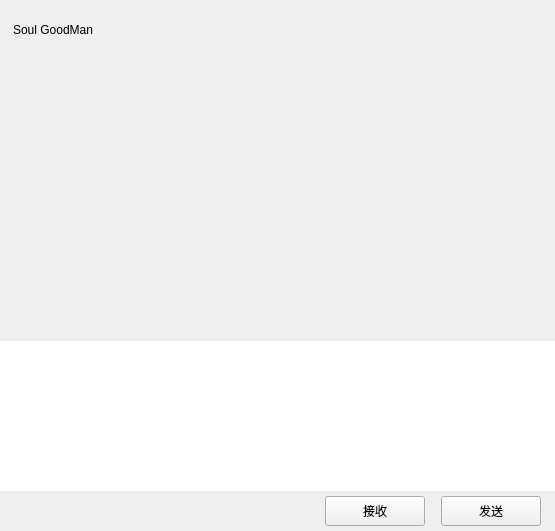
<?xml version="1.0" encoding="UTF-8"?>
<ui version="4.0">
 <class>ChatPage</class>
 <widget class="QWidget" name="ChatPage">
  <property name="geometry">
   <rect>
    <x>0</x>
    <y>0</y>
    <width>555</width>
    <height>531</height>
   </rect>
  </property>
  <property name="windowTitle">
   <string>Form</string>
  </property>
  <layout class="QVBoxLayout" name="verticalLayout">
   <property name="spacing">
    <number>0</number>
   </property>
   <property name="leftMargin">
    <number>0</number>
   </property>
   <property name="topMargin">
    <number>0</number>
   </property>
   <property name="rightMargin">
    <number>0</number>
   </property>
   <property name="bottomMargin">
    <number>0</number>
   </property>
   <item>
    <widget class="QWidget" name="chat_data_wid" native="true">
     <property name="sizePolicy">
      <sizepolicy hsizetype="Expanding" vsizetype="Expanding">
       <horstretch>0</horstretch>
       <verstretch>0</verstretch>
      </sizepolicy>
     </property>
     <layout class="QVBoxLayout" name="verticalLayout_2">
      <property name="spacing">
       <number>0</number>
      </property>
      <property name="leftMargin">
       <number>0</number>
      </property>
      <property name="topMargin">
       <number>0</number>
      </property>
      <property name="rightMargin">
       <number>0</number>
      </property>
      <property name="bottomMargin">
       <number>0</number>
      </property>
      <item>
       <widget class="QWidget" name="title_wid" native="true">
        <property name="minimumSize">
         <size>
          <width>0</width>
          <height>60</height>
         </size>
        </property>
        <property name="maximumSize">
         <size>
          <width>16777215</width>
          <height>60</height>
         </size>
        </property>
        <layout class="QVBoxLayout" name="verticalLayout_3">
         <property name="leftMargin">
          <number>11</number>
         </property>
         <property name="topMargin">
          <number>2</number>
         </property>
         <property name="rightMargin">
          <number>2</number>
         </property>
         <property name="bottomMargin">
          <number>2</number>
         </property>
         <item>
          <widget class="QWidget" name="widget" native="true">
           <layout class="QHBoxLayout" name="horizontalLayout_3">
            <property name="leftMargin">
             <number>2</number>
            </property>
            <property name="topMargin">
             <number>2</number>
            </property>
            <property name="rightMargin">
             <number>2</number>
            </property>
            <property name="bottomMargin">
             <number>2</number>
            </property>
            <item>
             <widget class="QLabel" name="title_lb">
              <property name="text">
               <string>Soul GoodMan</string>
              </property>
             </widget>
            </item>
           </layout>
          </widget>
         </item>
        </layout>
       </widget>
      </item>
      <item>
       <widget class="ChatView" name="chat_data_list" native="true"/>
      </item>
      <item>
       <widget class="QWidget" name="tool_wid" native="true">
        <property name="minimumSize">
         <size>
          <width>0</width>
          <height>40</height>
         </size>
        </property>
        <property name="maximumSize">
         <size>
          <width>16777215</width>
          <height>40</height>
         </size>
        </property>
        <layout class="QHBoxLayout" name="horizontalLayout_5">
         <property name="leftMargin">
          <number>2</number>
         </property>
         <property name="topMargin">
          <number>2</number>
         </property>
         <property name="rightMargin">
          <number>2</number>
         </property>
         <property name="bottomMargin">
          <number>2</number>
         </property>
         <item>
          <spacer name="horizontalSpacer_7">
           <property name="orientation">
            <enum>Qt::Horizontal</enum>
           </property>
           <property name="sizeType">
            <enum>QSizePolicy::Fixed</enum>
           </property>
           <property name="sizeHint" stdset="0">
            <size>
             <width>5</width>
             <height>20</height>
            </size>
           </property>
          </spacer>
         </item>
         <item>
          <widget class="ClickedLabel" name="emo_lb">
           <property name="minimumSize">
            <size>
             <width>25</width>
             <height>25</height>
            </size>
           </property>
           <property name="maximumSize">
            <size>
             <width>25</width>
             <height>25</height>
            </size>
           </property>
           <property name="text">
            <string/>
           </property>
          </widget>
         </item>
         <item>
          <spacer name="horizontalSpacer_6">
           <property name="orientation">
            <enum>Qt::Horizontal</enum>
           </property>
           <property name="sizeType">
            <enum>QSizePolicy::Fixed</enum>
           </property>
           <property name="sizeHint" stdset="0">
            <size>
             <width>5</width>
             <height>20</height>
            </size>
           </property>
          </spacer>
         </item>
         <item>
          <widget class="ClickedLabel" name="file_lb">
           <property name="minimumSize">
            <size>
             <width>30</width>
             <height>30</height>
            </size>
           </property>
           <property name="maximumSize">
            <size>
             <width>30</width>
             <height>30</height>
            </size>
           </property>
           <property name="text">
            <string/>
           </property>
          </widget>
         </item>
         <item>
          <spacer name="horizontalSpacer_5">
           <property name="orientation">
            <enum>Qt::Horizontal</enum>
           </property>
           <property name="sizeHint" stdset="0">
            <size>
             <width>40</width>
             <height>20</height>
            </size>
           </property>
          </spacer>
         </item>
        </layout>
       </widget>
      </item>
      <item>
       <widget class="MessageTextEdit" name="chatEdit">
        <property name="minimumSize">
         <size>
          <width>0</width>
          <height>150</height>
         </size>
        </property>
        <property name="maximumSize">
         <size>
          <width>16777215</width>
          <height>150</height>
         </size>
        </property>
        <property name="frameShape">
         <enum>QFrame::NoFrame</enum>
        </property>
       </widget>
      </item>
      <item>
       <widget class="QWidget" name="send_wid" native="true">
        <property name="minimumSize">
         <size>
          <width>0</width>
          <height>40</height>
         </size>
        </property>
        <property name="maximumSize">
         <size>
          <width>16777215</width>
          <height>40</height>
         </size>
        </property>
        <layout class="QHBoxLayout" name="horizontalLayout_4">
         <property name="topMargin">
          <number>2</number>
         </property>
         <property name="bottomMargin">
          <number>2</number>
         </property>
         <item>
          <spacer name="horizontalSpacer_2">
           <property name="orientation">
            <enum>Qt::Horizontal</enum>
           </property>
           <property name="sizeHint" stdset="0">
            <size>
             <width>36</width>
             <height>20</height>
            </size>
           </property>
          </spacer>
         </item>
         <item>
          <widget class="ClickedBtn" name="receive_btn">
           <property name="minimumSize">
            <size>
             <width>100</width>
             <height>30</height>
            </size>
           </property>
           <property name="maximumSize">
            <size>
             <width>100</width>
             <height>30</height>
            </size>
           </property>
           <property name="text">
            <string>接收</string>
           </property>
          </widget>
         </item>
         <item>
          <spacer name="horizontalSpacer_3">
           <property name="orientation">
            <enum>Qt::Horizontal</enum>
           </property>
           <property name="sizeType">
            <enum>QSizePolicy::Fixed</enum>
           </property>
           <property name="sizeHint" stdset="0">
            <size>
             <width>10</width>
             <height>20</height>
            </size>
           </property>
          </spacer>
         </item>
         <item>
          <widget class="ClickedBtn" name="send_btn">
           <property name="minimumSize">
            <size>
             <width>100</width>
             <height>30</height>
            </size>
           </property>
           <property name="maximumSize">
            <size>
             <width>100</width>
             <height>30</height>
            </size>
           </property>
           <property name="text">
            <string>发送</string>
           </property>
          </widget>
         </item>
         <item>
          <spacer name="horizontalSpacer_4">
           <property name="orientation">
            <enum>Qt::Horizontal</enum>
           </property>
           <property name="sizeType">
            <enum>QSizePolicy::Fixed</enum>
           </property>
           <property name="sizeHint" stdset="0">
            <size>
             <width>5</width>
             <height>20</height>
            </size>
           </property>
          </spacer>
         </item>
        </layout>
       </widget>
      </item>
     </layout>
    </widget>
   </item>
  </layout>
 </widget>
 <customwidgets>
  <customwidget>
   <class>ClickedBtn</class>
   <extends>QPushButton</extends>
   <header>clickedbtn.h</header>
  </customwidget>
  <customwidget>
   <class>ClickedLabel</class>
   <extends>QLabel</extends>
   <header>clickedlabel.h</header>
  </customwidget>
  <customwidget>
   <class>MessageTextEdit</class>
   <extends>QTextEdit</extends>
   <header>MessageTextEdit.h</header>
  </customwidget>
  <customwidget>
   <class>ChatView</class>
   <extends>QWidget</extends>
   <header>chatview.h</header>
   <container>1</container>
  </customwidget>
 </customwidgets>
 <resources/>
 <connections/>
</ui>
